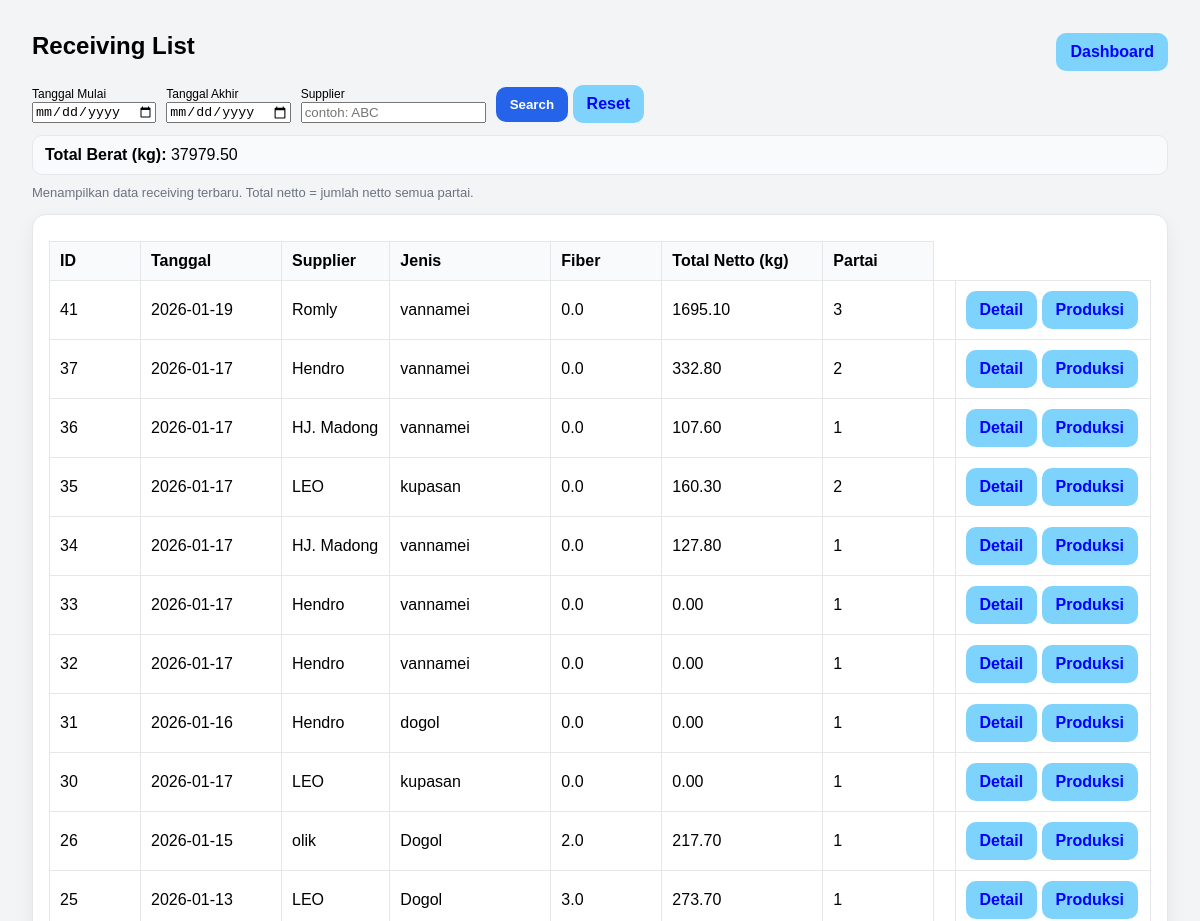
The app's page /receiving/list (signed in, upper part), older data.
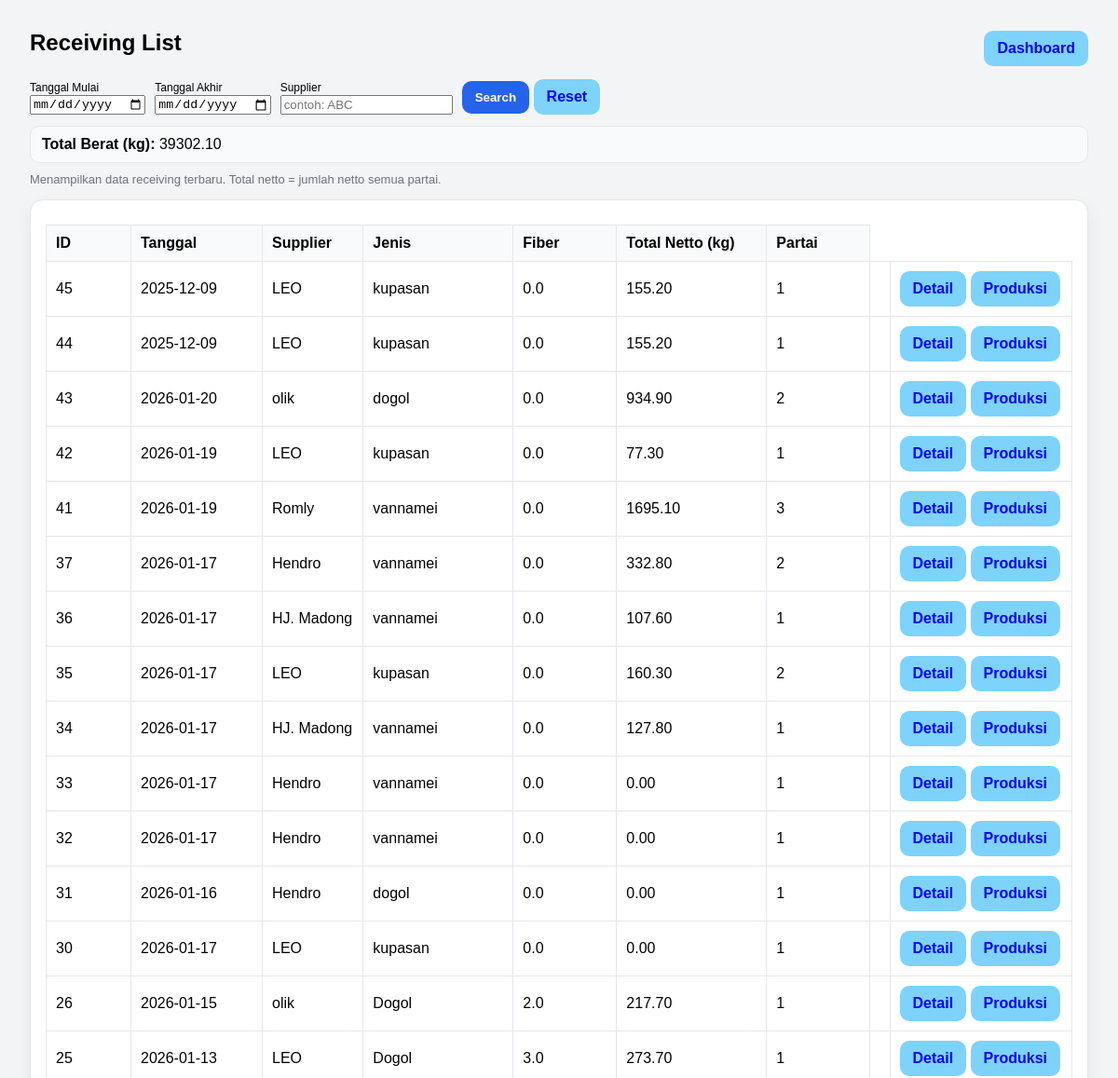
The same page, newer data.
### tables this page shows
CREATE TABLE receiving_header (
            id INTEGER PRIMARY KEY AUTOINCREMENT,
            tanggal TEXT NOT NULL,
            supplier TEXT NOT NULL,
            jenis TEXT,
            fiber REAL,
            created_at TEXT DEFAULT (datetime('now','localtime'))
        , is_test INTEGER DEFAULT 0);

### app.py (the view)
@app.route("/receiving/list")
def receiving_list():
    if not require_login():
        return redirect(url_for("login"))
    start = (request.args.get("start") or "").strip()
    end = (request.args.get("end") or "").strip()
    supplier_q = (request.args.get("supplier") or "").strip()
    where = []
    params = []
    if start and end:
        where.append("h.tanggal BETWEEN ? AND ?")
        params.extend([start, end])
    elif start:
        where.append("h.tanggal >= ?")
        params.append(start)
    elif end:
        where.append("h.tanggal <= ?")
        params.append(end)
    if supplier_q:
        where.append("LOWER(h.supplier) LIKE ?")
        params.append(f"%{supplier_q.lower()}%")
    where_sql = ("WHERE " + " AND ".join(where)) if where else ""
    conn = get_conn()
    rows = conn.execute(f"""
        SELECT
            h.id,
            h.tanggal,
            h.supplier,
            h.jenis,
            h.fiber,
            COALESCE(SUM(COALESCE(p.netto, 0)), 0) AS total_netto,
            COUNT(p.id) AS jml_partai
        FROM receiving_header h
        LEFT JOIN receiving_partai p ON p.header_id = h.id
        {where_sql}
        GROUP BY h.id
        ORDER BY h.id DESC
    """, params).fetchall()
    total_berat = sum([(r["total_netto"] or 0) for r in rows])
    conn.close()
    return render_template(
        "receiving_list.html",
        rows=[dict(r) for r in rows],
        start=start,
        end=end,
        supplier=supplier_q,
        total_berat=total_berat
    )

### app.py (called while the page is built)
def require_login() -> bool:
    return bool(session.get("user"))

### db.py (called while the page is built)
def get_conn():
    conn = sqlite3.connect(
        DB_NAME,
        timeout=10,              # tunggu 10 detik sebelum error
        isolation_level=None     # autocommit mode (lebih aman utk web)
    )
    conn.row_factory = sqlite3.Row
    conn.execute("PRAGMA foreign_keys = ON;")
    conn.execute("PRAGMA journal_mode = WAL;")  # penting!
    return conn

### templates/receiving_list.html (shortened to what this page needs)
<!doctype html>
<html lang="id">
<head>
</head>
<body>
  <div class="top">
    <h2>Receiving List</h2>
    <div style="display:flex; gap:10px;">
      <a class="btn btn-secondary" href="/dashboard">Dashboard</a>
    </div>
  </div>
  <form method="get" action="/receiving/list" style="display:flex; gap:10px; align-items:end; flex-wrap:wrap; margin:12px 0;">
  <div>
    <label style="font-size:12px;">Tanggal Mulai</label><br>
    <input type="date" name="start" value="{{ start or '' }}">
  </div>
  <div>
    <label style="font-size:12px;">Tanggal Akhir</label><br>
    <input type="date" name="end" value="{{ end or '' }}">
  </div>
  <div>
    <label style="font-size:12px;">Supplier</label><br>
    <input type="text" name="supplier" placeholder="contoh: ABC" value="{{ supplier or '' }}">
  </div>
  <div>
    <button type="submit" class="btn btn-primary">Search</button>
    <a href="/receiving/list" class="btn btn-secondary" style="text-decoration:none; display:inline-block;">Reset</a>
  </div>
</form>
<div style="margin:10px 0; padding:10px 12px; background:#f9fafb; border:1px solid #e5e7eb; border-radius:10px;">
  <b>Total Berat (kg):</b> {{ "%.2f"|format(total_berat or 0) }}
</div>
  <div class="muted">Menampilkan data receiving terbaru. Total netto = jumlah netto semua partai.</div>
  <div class="card" style="margin-top:14px;">
    <table>
      <thead>
        <tr>
          <th style="width:70px;">ID</th>
          <th style="width:120px;">Tanggal</th>
          <th>Supplier</th>
          <th style="width:140px;">Jenis</th>
          <th style="width:90px;">Fiber</th>
          <th style="width:140px;">Total Netto (kg)</th>
          <th style="width:90px;">Partai</th>
        </tr>
      </thead>
      <tbody>
        {% for r in rows %}
        <tr>
          <td>{{ r.id }}</td>
          <td>{{ r.tanggal }}</td>
          <td>{{ r.supplier }}</td>
          <td>{{ r["jenis"] or "-" }}</td>
          <td>{{ r["fiber"] if r["fiber"] is not none else "-" }}</td>
          <td>{{ "%.2f"|format(r["total_netto"] or 0) }}</td>
          <td>{{ r["jml_partai"] }}</td>
          <td class="actions">
            <td>
            <a class="btn btn-secondary btn-sm" href="/receiving/{{ r.id }}">Detail</a>
            <a class="btn btn-secondary btn-sm" href="/production/{{ r.id }}">Produksi</a>
            </td>
          </td>
        </tr>
        {% endfor %}
      </tbody>
    </table>
  </div>
</body>
</html>

Row changes from the older to the newer data that the page shows:
added receiving_header: id "45", tanggal "2025-12-09", supplier "LEO", jenis "kupasan", fiber "0.0", r "155.20", jml_partai "1"
added receiving_header: id "44", tanggal "2025-12-09", supplier "LEO", jenis "kupasan", fiber "0.0", r "155.20", jml_partai "1"
added receiving_header: id "43", tanggal "2026-01-20", supplier "olik", jenis "dogol", fiber "0.0", r "934.90", jml_partai "2"
added receiving_header: id "42", tanggal "2026-01-19", supplier "LEO", jenis "kupasan", fiber "0.0", r "77.30", jml_partai "1"
Text that changed along with them:
{{ "%.2f"|format(total_berat or 0) }}: "37979.50" → "39302.10"
